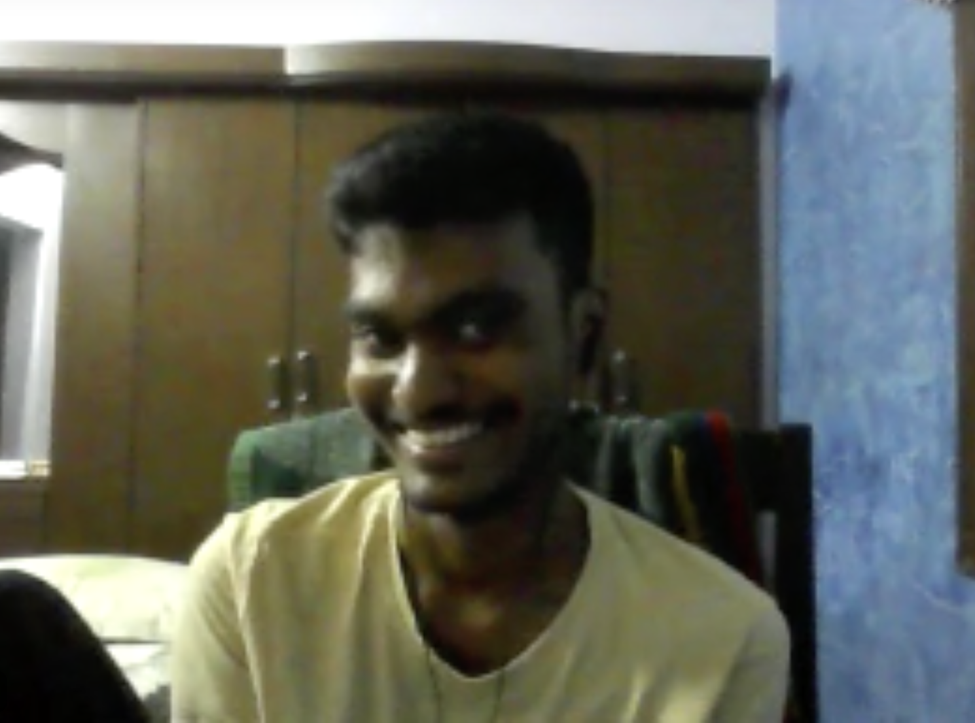
#> input picture openCV/img.png, 975 x 723 px, shrunk from 1490 x 1105 before the run, found by its file name
$ python 19_canny_edge.py
#> lines starting #> are read from the running program, lines starting #| are printed output that depends on the picture
import cv2

'''
edges = cv2.Canny(img, threshold1, threshold2)
'''

img = cv2.imread("learning/openCV/img.png", cv2.IMREAD_GRAYSCALE)
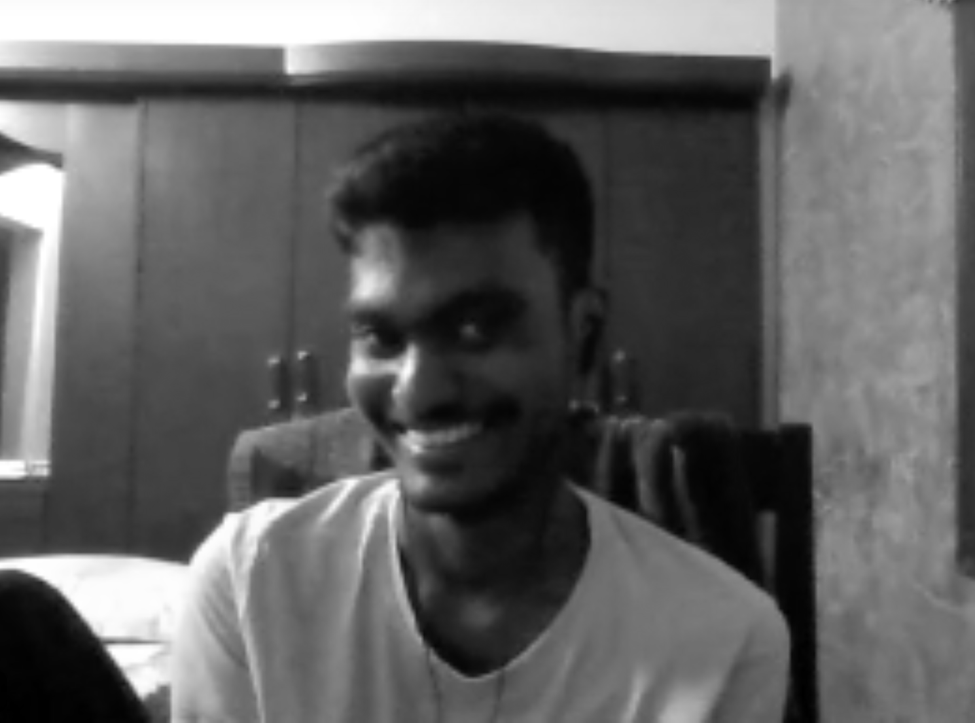
#> img: shape (723, 975); min 0, max 255, mean 97.4


edges = cv2.Canny(img, 50,150)
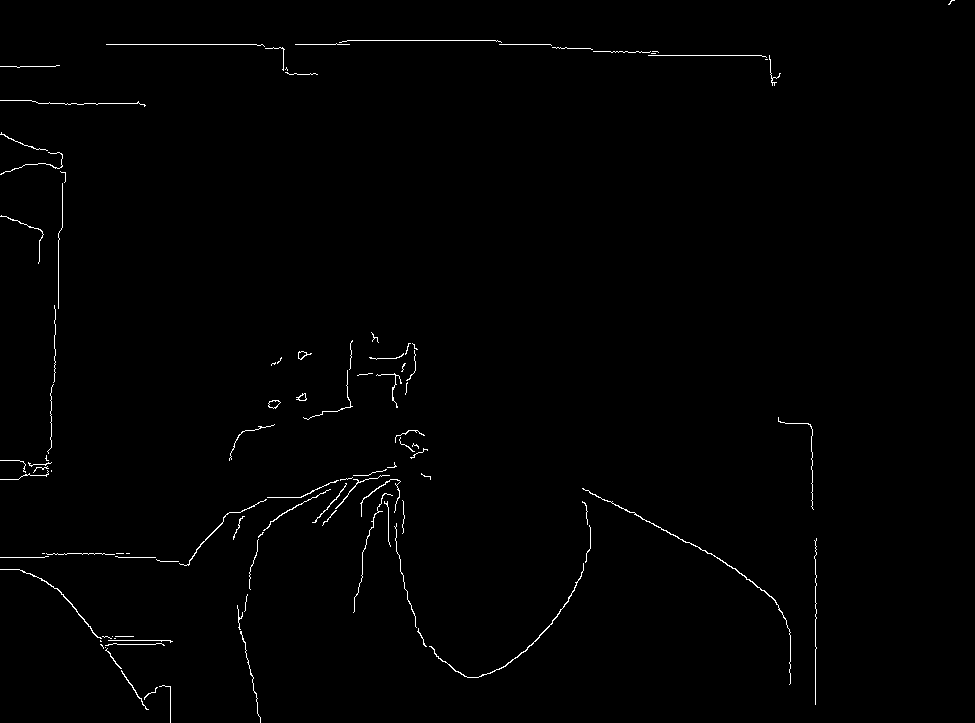
#> edges: shape (723, 975); 0.78% white in thin lines or dots

cv2.imshow("Orignal", img)
cv2.imshow("Canny", edges)
cv2.waitKey(0)
cv2.destroyAllWindows()
